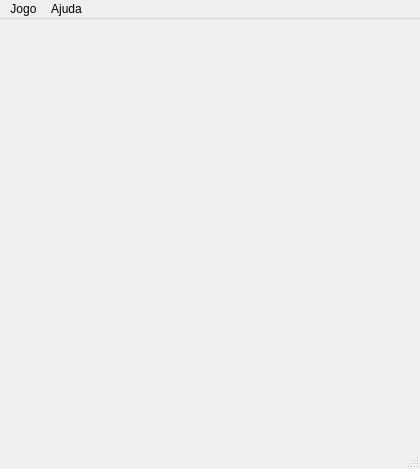
<?xml version="1.0" encoding="UTF-8"?>
<ui version="4.0">
 <class>Squadro</class>
 <widget class="QMainWindow" name="Squadro">
  <property name="geometry">
   <rect>
    <x>0</x>
    <y>0</y>
    <width>420</width>
    <height>469</height>
   </rect>
  </property>
  <property name="windowTitle">
   <string>Squadro</string>
  </property>
  <widget class="QWidget" name="centralwidget">
   <property name="minimumSize">
    <size>
     <width>420</width>
     <height>420</height>
    </size>
   </property>
   <property name="maximumSize">
    <size>
     <width>420</width>
     <height>420</height>
    </size>
   </property>
   <property name="autoFillBackground">
    <bool>false</bool>
   </property>
   <property name="styleSheet">
    <string notr="true">#centralwidget { background: url(':/grid'); }</string>
   </property>
   <layout class="QGridLayout" name="gridLayout">
    <property name="leftMargin">
     <number>5</number>
    </property>
    <property name="topMargin">
     <number>5</number>
    </property>
    <property name="rightMargin">
     <number>5</number>
    </property>
    <property name="bottomMargin">
     <number>5</number>
    </property>
    <property name="spacing">
     <number>10</number>
    </property>
    <item row="0" column="1">
     <widget class="Cell" name="cell01">
      <property name="minimumSize">
       <size>
        <width>50</width>
        <height>50</height>
       </size>
      </property>
      <property name="maximumSize">
       <size>
        <width>50</width>
        <height>50</height>
       </size>
      </property>
      <property name="styleSheet">
       <string notr="true">QPushButton {
    border: none;
    outline: none;
}</string>
      </property>
      <property name="text">
       <string/>
      </property>
      <property name="iconSize">
       <size>
        <width>50</width>
        <height>50</height>
       </size>
      </property>
      <property name="flat">
       <bool>true</bool>
      </property>
     </widget>
    </item>
    <item row="0" column="2">
     <widget class="Cell" name="cell02">
      <property name="minimumSize">
       <size>
        <width>50</width>
        <height>50</height>
       </size>
      </property>
      <property name="maximumSize">
       <size>
        <width>50</width>
        <height>50</height>
       </size>
      </property>
      <property name="styleSheet">
       <string notr="true">QPushButton {
    border: none;
    outline: none;
}</string>
      </property>
      <property name="text">
       <string/>
      </property>
      <property name="iconSize">
       <size>
        <width>50</width>
        <height>50</height>
       </size>
      </property>
      <property name="flat">
       <bool>true</bool>
      </property>
     </widget>
    </item>
    <item row="0" column="3">
     <widget class="Cell" name="cell03">
      <property name="minimumSize">
       <size>
        <width>50</width>
        <height>50</height>
       </size>
      </property>
      <property name="maximumSize">
       <size>
        <width>50</width>
        <height>50</height>
       </size>
      </property>
      <property name="styleSheet">
       <string notr="true">QPushButton {
    border: none;
    outline: none;
}</string>
      </property>
      <property name="text">
       <string/>
      </property>
      <property name="iconSize">
       <size>
        <width>50</width>
        <height>50</height>
       </size>
      </property>
      <property name="flat">
       <bool>true</bool>
      </property>
     </widget>
    </item>
    <item row="0" column="4">
     <widget class="Cell" name="cell04">
      <property name="minimumSize">
       <size>
        <width>50</width>
        <height>50</height>
       </size>
      </property>
      <property name="maximumSize">
       <size>
        <width>50</width>
        <height>50</height>
       </size>
      </property>
      <property name="styleSheet">
       <string notr="true">QPushButton {
    border: none;
    outline: none;
}</string>
      </property>
      <property name="text">
       <string/>
      </property>
      <property name="iconSize">
       <size>
        <width>50</width>
        <height>50</height>
       </size>
      </property>
      <property name="flat">
       <bool>true</bool>
      </property>
     </widget>
    </item>
    <item row="0" column="5">
     <widget class="Cell" name="cell05">
      <property name="minimumSize">
       <size>
        <width>50</width>
        <height>50</height>
       </size>
      </property>
      <property name="maximumSize">
       <size>
        <width>50</width>
        <height>50</height>
       </size>
      </property>
      <property name="styleSheet">
       <string notr="true">QPushButton {
    border: none;
    outline: none;
}</string>
      </property>
      <property name="text">
       <string/>
      </property>
      <property name="iconSize">
       <size>
        <width>50</width>
        <height>50</height>
       </size>
      </property>
      <property name="flat">
       <bool>true</bool>
      </property>
     </widget>
    </item>
    <item row="1" column="0">
     <widget class="Cell" name="cell10">
      <property name="minimumSize">
       <size>
        <width>50</width>
        <height>50</height>
       </size>
      </property>
      <property name="maximumSize">
       <size>
        <width>50</width>
        <height>50</height>
       </size>
      </property>
      <property name="styleSheet">
       <string notr="true">QPushButton {
    border: none;
    outline: none;
}</string>
      </property>
      <property name="text">
       <string/>
      </property>
      <property name="iconSize">
       <size>
        <width>50</width>
        <height>50</height>
       </size>
      </property>
      <property name="flat">
       <bool>true</bool>
      </property>
      <property name="home" stdset="0">
       <bool>true</bool>
      </property>
     </widget>
    </item>
    <item row="1" column="1">
     <widget class="Cell" name="cell11">
      <property name="minimumSize">
       <size>
        <width>50</width>
        <height>50</height>
       </size>
      </property>
      <property name="maximumSize">
       <size>
        <width>50</width>
        <height>50</height>
       </size>
      </property>
      <property name="styleSheet">
       <string notr="true">QPushButton {
    border: none;
    outline: none;
}</string>
      </property>
      <property name="text">
       <string/>
      </property>
      <property name="iconSize">
       <size>
        <width>50</width>
        <height>50</height>
       </size>
      </property>
      <property name="flat">
       <bool>true</bool>
      </property>
     </widget>
    </item>
    <item row="1" column="2">
     <widget class="Cell" name="cell12">
      <property name="minimumSize">
       <size>
        <width>50</width>
        <height>50</height>
       </size>
      </property>
      <property name="maximumSize">
       <size>
        <width>50</width>
        <height>50</height>
       </size>
      </property>
      <property name="styleSheet">
       <string notr="true">QPushButton {
    border: none;
    outline: none;
}</string>
      </property>
      <property name="text">
       <string/>
      </property>
      <property name="iconSize">
       <size>
        <width>50</width>
        <height>50</height>
       </size>
      </property>
      <property name="flat">
       <bool>true</bool>
      </property>
     </widget>
    </item>
    <item row="1" column="3">
     <widget class="Cell" name="cell13">
      <property name="minimumSize">
       <size>
        <width>50</width>
        <height>50</height>
       </size>
      </property>
      <property name="maximumSize">
       <size>
        <width>50</width>
        <height>50</height>
       </size>
      </property>
      <property name="styleSheet">
       <string notr="true">QPushButton {
    border: none;
    outline: none;
}</string>
      </property>
      <property name="text">
       <string/>
      </property>
      <property name="iconSize">
       <size>
        <width>50</width>
        <height>50</height>
       </size>
      </property>
      <property name="flat">
       <bool>true</bool>
      </property>
     </widget>
    </item>
    <item row="1" column="4">
     <widget class="Cell" name="cell14">
      <property name="minimumSize">
       <size>
        <width>50</width>
        <height>50</height>
       </size>
      </property>
      <property name="maximumSize">
       <size>
        <width>50</width>
        <height>50</height>
       </size>
      </property>
      <property name="styleSheet">
       <string notr="true">QPushButton {
    border: none;
    outline: none;
}</string>
      </property>
      <property name="text">
       <string/>
      </property>
      <property name="iconSize">
       <size>
        <width>50</width>
        <height>50</height>
       </size>
      </property>
      <property name="flat">
       <bool>true</bool>
      </property>
     </widget>
    </item>
    <item row="1" column="5">
     <widget class="Cell" name="cell15">
      <property name="minimumSize">
       <size>
        <width>50</width>
        <height>50</height>
       </size>
      </property>
      <property name="maximumSize">
       <size>
        <width>50</width>
        <height>50</height>
       </size>
      </property>
      <property name="styleSheet">
       <string notr="true">QPushButton {
    border: none;
    outline: none;
}</string>
      </property>
      <property name="text">
       <string/>
      </property>
      <property name="iconSize">
       <size>
        <width>50</width>
        <height>50</height>
       </size>
      </property>
      <property name="flat">
       <bool>true</bool>
      </property>
     </widget>
    </item>
    <item row="1" column="6">
     <widget class="Cell" name="cell16">
      <property name="minimumSize">
       <size>
        <width>50</width>
        <height>50</height>
       </size>
      </property>
      <property name="maximumSize">
       <size>
        <width>50</width>
        <height>50</height>
       </size>
      </property>
      <property name="styleSheet">
       <string notr="true">QPushButton {
    border: none;
    outline: none;
}</string>
      </property>
      <property name="text">
       <string/>
      </property>
      <property name="iconSize">
       <size>
        <width>50</width>
        <height>50</height>
       </size>
      </property>
      <property name="flat">
       <bool>true</bool>
      </property>
     </widget>
    </item>
    <item row="2" column="0">
     <widget class="Cell" name="cell20">
      <property name="minimumSize">
       <size>
        <width>50</width>
        <height>50</height>
       </size>
      </property>
      <property name="maximumSize">
       <size>
        <width>50</width>
        <height>50</height>
       </size>
      </property>
      <property name="styleSheet">
       <string notr="true">QPushButton {
    border: none;
    outline: none;
}</string>
      </property>
      <property name="text">
       <string/>
      </property>
      <property name="iconSize">
       <size>
        <width>50</width>
        <height>50</height>
       </size>
      </property>
      <property name="flat">
       <bool>true</bool>
      </property>
      <property name="home" stdset="0">
       <bool>true</bool>
      </property>
     </widget>
    </item>
    <item row="2" column="1">
     <widget class="Cell" name="cell21">
      <property name="minimumSize">
       <size>
        <width>50</width>
        <height>50</height>
       </size>
      </property>
      <property name="maximumSize">
       <size>
        <width>50</width>
        <height>50</height>
       </size>
      </property>
      <property name="styleSheet">
       <string notr="true">QPushButton {
    border: none;
    outline: none;
}</string>
      </property>
      <property name="text">
       <string/>
      </property>
      <property name="iconSize">
       <size>
        <width>50</width>
        <height>50</height>
       </size>
      </property>
      <property name="flat">
       <bool>true</bool>
      </property>
     </widget>
    </item>
    <item row="2" column="2">
     <widget class="Cell" name="cell22">
      <property name="minimumSize">
       <size>
        <width>50</width>
        <height>50</height>
       </size>
      </property>
      <property name="maximumSize">
       <size>
        <width>50</width>
        <height>50</height>
       </size>
      </property>
      <property name="styleSheet">
       <string notr="true">QPushButton {
    border: none;
    outline: none;
}</string>
      </property>
      <property name="text">
       <string/>
      </property>
      <property name="iconSize">
       <size>
        <width>50</width>
        <height>50</height>
       </size>
      </property>
      <property name="flat">
       <bool>true</bool>
      </property>
     </widget>
    </item>
    <item row="2" column="3">
     <widget class="Cell" name="cell23">
      <property name="minimumSize">
       <size>
        <width>50</width>
        <height>50</height>
       </size>
      </property>
      <property name="maximumSize">
       <size>
        <width>50</width>
        <height>50</height>
       </size>
      </property>
      <property name="styleSheet">
       <string notr="true">QPushButton {
    border: none;
    outline: none;
}</string>
      </property>
      <property name="text">
       <string/>
      </property>
      <property name="iconSize">
       <size>
        <width>50</width>
        <height>50</height>
       </size>
      </property>
      <property name="flat">
       <bool>true</bool>
      </property>
     </widget>
    </item>
    <item row="2" column="4">
     <widget class="Cell" name="cell24">
      <property name="minimumSize">
       <size>
        <width>50</width>
        <height>50</height>
       </size>
      </property>
      <property name="maximumSize">
       <size>
        <width>50</width>
        <height>50</height>
       </size>
      </property>
      <property name="styleSheet">
       <string notr="true">QPushButton {
    border: none;
    outline: none;
}</string>
      </property>
      <property name="text">
       <string/>
      </property>
      <property name="iconSize">
       <size>
        <width>50</width>
        <height>50</height>
       </size>
      </property>
      <property name="flat">
       <bool>true</bool>
      </property>
     </widget>
    </item>
    <item row="2" column="5">
     <widget class="Cell" name="cell25">
      <property name="minimumSize">
       <size>
        <width>50</width>
        <height>50</height>
       </size>
      </property>
      <property name="maximumSize">
       <size>
        <width>50</width>
        <height>50</height>
       </size>
      </property>
      <property name="styleSheet">
       <string notr="true">QPushButton {
    border: none;
    outline: none;
}</string>
      </property>
      <property name="text">
       <string/>
      </property>
      <property name="iconSize">
       <size>
        <width>50</width>
        <height>50</height>
       </size>
      </property>
      <property name="flat">
       <bool>true</bool>
      </property>
     </widget>
    </item>
    <item row="2" column="6">
     <widget class="Cell" name="cell26">
      <property name="minimumSize">
       <size>
        <width>50</width>
        <height>50</height>
       </size>
      </property>
      <property name="maximumSize">
       <size>
        <width>50</width>
        <height>50</height>
       </size>
      </property>
      <property name="styleSheet">
       <string notr="true">QPushButton {
    border: none;
    outline: none;
}</string>
      </property>
      <property name="text">
       <string/>
      </property>
      <property name="iconSize">
       <size>
        <width>50</width>
        <height>50</height>
       </size>
      </property>
      <property name="flat">
       <bool>true</bool>
      </property>
     </widget>
    </item>
    <item row="3" column="0">
     <widget class="Cell" name="cell30">
      <property name="minimumSize">
       <size>
        <width>50</width>
        <height>50</height>
       </size>
      </property>
      <property name="maximumSize">
       <size>
        <width>50</width>
        <height>50</height>
       </size>
      </property>
      <property name="styleSheet">
       <string notr="true">QPushButton {
    border: none;
    outline: none;
}</string>
      </property>
      <property name="text">
       <string/>
      </property>
      <property name="iconSize">
       <size>
        <width>50</width>
        <height>50</height>
       </size>
      </property>
      <property name="flat">
       <bool>true</bool>
      </property>
      <property name="home" stdset="0">
       <bool>true</bool>
      </property>
     </widget>
    </item>
    <item row="3" column="1">
     <widget class="Cell" name="cell31">
      <property name="minimumSize">
       <size>
        <width>50</width>
        <height>50</height>
       </size>
      </property>
      <property name="maximumSize">
       <size>
        <width>50</width>
        <height>50</height>
       </size>
      </property>
      <property name="styleSheet">
       <string notr="true">QPushButton {
    border: none;
    outline: none;
}</string>
      </property>
      <property name="text">
       <string/>
      </property>
      <property name="iconSize">
       <size>
        <width>50</width>
        <height>50</height>
       </size>
      </property>
      <property name="flat">
       <bool>true</bool>
      </property>
     </widget>
    </item>
    <item row="3" column="2">
     <widget class="Cell" name="cell32">
      <property name="minimumSize">
       <size>
        <width>50</width>
        <height>50</height>
       </size>
      </property>
      <property name="maximumSize">
       <size>
        <width>50</width>
        <height>50</height>
       </size>
      </property>
      <property name="styleSheet">
       <string notr="true">QPushButton {
    border: none;
    outline: none;
}</string>
      </property>
      <property name="text">
       <string/>
      </property>
      <property name="iconSize">
       <size>
        <width>50</width>
        <height>50</height>
       </size>
      </property>
      <property name="flat">
       <bool>true</bool>
      </property>
     </widget>
    </item>
    <item row="3" column="3">
     <widget class="Cell" name="cell33">
      <property name="minimumSize">
       <size>
        <width>50</width>
        <height>50</height>
       </size>
      </property>
      <property name="maximumSize">
       <size>
        <width>50</width>
        <height>50</height>
       </size>
      </property>
      <property name="styleSheet">
       <string notr="true">QPushButton {
    border: none;
    outline: none;
}</string>
      </property>
      <property name="text">
       <string/>
      </property>
      <property name="iconSize">
       <size>
        <width>50</width>
        <height>50</height>
       </size>
      </property>
      <property name="flat">
       <bool>true</bool>
      </property>
     </widget>
    </item>
    <item row="3" column="4">
     <widget class="Cell" name="cell34">
      <property name="minimumSize">
       <size>
        <width>50</width>
        <height>50</height>
       </size>
      </property>
      <property name="maximumSize">
       <size>
        <width>50</width>
        <height>50</height>
       </size>
      </property>
      <property name="styleSheet">
       <string notr="true">QPushButton {
    border: none;
    outline: none;
}</string>
      </property>
      <property name="text">
       <string/>
      </property>
      <property name="iconSize">
       <size>
        <width>50</width>
        <height>50</height>
       </size>
      </property>
      <property name="flat">
       <bool>true</bool>
      </property>
     </widget>
    </item>
    <item row="3" column="5">
     <widget class="Cell" name="cell35">
      <property name="minimumSize">
       <size>
        <width>50</width>
        <height>50</height>
       </size>
      </property>
      <property name="maximumSize">
       <size>
        <width>50</width>
        <height>50</height>
       </size>
      </property>
      <property name="styleSheet">
       <string notr="true">QPushButton {
    border: none;
    outline: none;
}</string>
      </property>
      <property name="text">
       <string/>
      </property>
      <property name="iconSize">
       <size>
        <width>50</width>
        <height>50</height>
       </size>
      </property>
      <property name="flat">
       <bool>true</bool>
      </property>
     </widget>
    </item>
    <item row="3" column="6">
     <widget class="Cell" name="cell36">
      <property name="minimumSize">
       <size>
        <width>50</width>
        <height>50</height>
       </size>
      </property>
      <property name="maximumSize">
       <size>
        <width>50</width>
        <height>50</height>
       </size>
      </property>
      <property name="styleSheet">
       <string notr="true">QPushButton {
    border: none;
    outline: none;
}</string>
      </property>
      <property name="text">
       <string/>
      </property>
      <property name="iconSize">
       <size>
        <width>50</width>
        <height>50</height>
       </size>
      </property>
      <property name="flat">
       <bool>true</bool>
      </property>
     </widget>
    </item>
    <item row="4" column="0">
     <widget class="Cell" name="cell40">
      <property name="minimumSize">
       <size>
        <width>50</width>
        <height>50</height>
       </size>
      </property>
      <property name="maximumSize">
       <size>
        <width>50</width>
        <height>50</height>
       </size>
      </property>
      <property name="styleSheet">
       <string notr="true">QPushButton {
    border: none;
    outline: none;
}</string>
      </property>
      <property name="text">
       <string/>
      </property>
      <property name="iconSize">
       <size>
        <width>50</width>
        <height>50</height>
       </size>
      </property>
      <property name="flat">
       <bool>true</bool>
      </property>
      <property name="home" stdset="0">
       <bool>true</bool>
      </property>
     </widget>
    </item>
    <item row="4" column="1">
     <widget class="Cell" name="cell41">
      <property name="minimumSize">
       <size>
        <width>50</width>
        <height>50</height>
       </size>
      </property>
      <property name="maximumSize">
       <size>
        <width>50</width>
        <height>50</height>
       </size>
      </property>
      <property name="styleSheet">
       <string notr="true">QPushButton {
    border: none;
    outline: none;
}</string>
      </property>
      <property name="text">
       <string/>
      </property>
      <property name="iconSize">
       <size>
        <width>50</width>
        <height>50</height>
       </size>
      </property>
      <property name="flat">
       <bool>true</bool>
      </property>
     </widget>
    </item>
    <item row="4" column="2">
     <widget class="Cell" name="cell42">
      <property name="minimumSize">
       <size>
        <width>50</width>
        <height>50</height>
       </size>
      </property>
      <property name="maximumSize">
       <size>
        <width>50</width>
        <height>50</height>
       </size>
      </property>
      <property name="styleSheet">
       <string notr="true">QPushButton {
    border: none;
    outline: none;
}</string>
      </property>
      <property name="text">
       <string/>
      </property>
      <property name="iconSize">
       <size>
        <width>50</width>
        <height>50</height>
       </size>
      </property>
      <property name="flat">
       <bool>true</bool>
      </property>
     </widget>
    </item>
    <item row="4" column="3">
     <widget class="Cell" name="cell43">
      <property name="minimumSize">
       <size>
        <width>50</width>
        <height>50</height>
       </size>
      </property>
      <property name="maximumSize">
       <size>
        <width>50</width>
        <height>50</height>
       </size>
      </property>
      <property name="styleSheet">
       <string notr="true">QPushButton {
    border: none;
    outline: none;
}</string>
      </property>
      <property name="text">
       <string/>
      </property>
      <property name="iconSize">
       <size>
        <width>50</width>
        <height>50</height>
       </size>
      </property>
      <property name="flat">
       <bool>true</bool>
      </property>
     </widget>
    </item>
    <item row="4" column="4">
     <widget class="Cell" name="cell44">
      <property name="minimumSize">
       <size>
        <width>50</width>
        <height>50</height>
       </size>
      </property>
      <property name="maximumSize">
       <size>
        <width>50</width>
        <height>50</height>
       </size>
      </property>
      <property name="styleSheet">
       <string notr="true">QPushButton {
    border: none;
    outline: none;
}</string>
      </property>
      <property name="text">
       <string/>
      </property>
      <property name="iconSize">
       <size>
        <width>50</width>
        <height>50</height>
       </size>
      </property>
      <property name="flat">
       <bool>true</bool>
      </property>
     </widget>
    </item>
    <item row="4" column="5">
     <widget class="Cell" name="cell45">
      <property name="minimumSize">
       <size>
        <width>50</width>
        <height>50</height>
       </size>
      </property>
      <property name="maximumSize">
       <size>
        <width>50</width>
        <height>50</height>
       </size>
      </property>
      <property name="styleSheet">
       <string notr="true">QPushButton {
    border: none;
    outline: none;
}</string>
      </property>
      <property name="text">
       <string/>
      </property>
      <property name="iconSize">
       <size>
        <width>50</width>
        <height>50</height>
       </size>
      </property>
      <property name="flat">
       <bool>true</bool>
      </property>
     </widget>
    </item>
    <item row="4" column="6">
     <widget class="Cell" name="cell46">
      <property name="minimumSize">
       <size>
        <width>50</width>
        <height>50</height>
       </size>
      </property>
      <property name="maximumSize">
       <size>
        <width>50</width>
        <height>50</height>
       </size>
      </property>
      <property name="styleSheet">
       <string notr="true">QPushButton {
    border: none;
    outline: none;
}</string>
      </property>
      <property name="text">
       <string/>
      </property>
      <property name="iconSize">
       <size>
        <width>50</width>
        <height>50</height>
       </size>
      </property>
      <property name="flat">
       <bool>true</bool>
      </property>
     </widget>
    </item>
    <item row="5" column="0">
     <widget class="Cell" name="cell50">
      <property name="minimumSize">
       <size>
        <width>50</width>
        <height>50</height>
       </size>
      </property>
      <property name="maximumSize">
       <size>
        <width>50</width>
        <height>50</height>
       </size>
      </property>
      <property name="styleSheet">
       <string notr="true">QPushButton {
    border: none;
    outline: none;
}</string>
      </property>
      <property name="text">
       <string/>
      </property>
      <property name="iconSize">
       <size>
        <width>50</width>
        <height>50</height>
       </size>
      </property>
      <property name="flat">
       <bool>true</bool>
      </property>
      <property name="home" stdset="0">
       <bool>true</bool>
      </property>
     </widget>
    </item>
    <item row="5" column="1">
     <widget class="Cell" name="cell51">
      <property name="minimumSize">
       <size>
        <width>50</width>
        <height>50</height>
       </size>
      </property>
      <property name="maximumSize">
       <size>
        <width>50</width>
        <height>50</height>
       </size>
      </property>
      <property name="styleSheet">
       <string notr="true">QPushButton {
    border: none;
    outline: none;
}</string>
      </property>
      <property name="text">
       <string/>
      </property>
      <property name="iconSize">
       <size>
        <width>50</width>
        <height>50</height>
       </size>
      </property>
      <property name="flat">
       <bool>true</bool>
      </property>
     </widget>
    </item>
    <item row="5" column="2">
     <widget class="Cell" name="cell52">
      <property name="minimumSize">
       <size>
        <width>50</width>
        <height>50</height>
       </size>
      </property>
      <property name="maximumSize">
       <size>
        <width>50</width>
        <height>50</height>
       </size>
      </property>
      <property name="styleSheet">
       <string notr="true">QPushButton {
    border: none;
    outline: none;
}</string>
      </property>
      <property name="text">
       <string/>
      </property>
      <property name="iconSize">
       <size>
        <width>50</width>
        <height>50</height>
       </size>
      </property>
      <property name="flat">
       <bool>true</bool>
      </property>
     </widget>
    </item>
    <item row="5" column="3">
     <widget class="Cell" name="cell53">
      <property name="minimumSize">
       <size>
        <width>50</width>
        <height>50</height>
       </size>
      </property>
      <property name="maximumSize">
       <size>
        <width>50</width>
        <height>50</height>
       </size>
      </property>
      <property name="styleSheet">
       <string notr="true">QPushButton {
    border: none;
    outline: none;
}</string>
      </property>
      <property name="text">
       <string/>
      </property>
      <property name="iconSize">
       <size>
        <width>50</width>
        <height>50</height>
       </size>
      </property>
      <property name="flat">
       <bool>true</bool>
      </property>
     </widget>
    </item>
    <item row="5" column="4">
     <widget class="Cell" name="cell54">
      <property name="minimumSize">
       <size>
        <width>50</width>
        <height>50</height>
       </size>
      </property>
      <property name="maximumSize">
       <size>
        <width>50</width>
        <height>50</height>
       </size>
      </property>
      <property name="styleSheet">
       <string notr="true">QPushButton {
    border: none;
    outline: none;
}</string>
      </property>
      <property name="text">
       <string/>
      </property>
      <property name="iconSize">
       <size>
        <width>50</width>
        <height>50</height>
       </size>
      </property>
      <property name="flat">
       <bool>true</bool>
      </property>
     </widget>
    </item>
    <item row="5" column="5">
     <widget class="Cell" name="cell55">
      <property name="minimumSize">
       <size>
        <width>50</width>
        <height>50</height>
       </size>
      </property>
      <property name="maximumSize">
       <size>
        <width>50</width>
        <height>50</height>
       </size>
      </property>
      <property name="styleSheet">
       <string notr="true">QPushButton {
    border: none;
    outline: none;
}</string>
      </property>
      <property name="text">
       <string/>
      </property>
      <property name="iconSize">
       <size>
        <width>50</width>
        <height>50</height>
       </size>
      </property>
      <property name="flat">
       <bool>true</bool>
      </property>
     </widget>
    </item>
    <item row="5" column="6">
     <widget class="Cell" name="cell56">
      <property name="minimumSize">
       <size>
        <width>50</width>
        <height>50</height>
       </size>
      </property>
      <property name="maximumSize">
       <size>
        <width>50</width>
        <height>50</height>
       </size>
      </property>
      <property name="styleSheet">
       <string notr="true">QPushButton {
    border: none;
    outline: none;
}</string>
      </property>
      <property name="text">
       <string/>
      </property>
      <property name="iconSize">
       <size>
        <width>50</width>
        <height>50</height>
       </size>
      </property>
      <property name="flat">
       <bool>true</bool>
      </property>
     </widget>
    </item>
    <item row="6" column="1">
     <widget class="Cell" name="cell61">
      <property name="minimumSize">
       <size>
        <width>50</width>
        <height>50</height>
       </size>
      </property>
      <property name="maximumSize">
       <size>
        <width>50</width>
        <height>50</height>
       </size>
      </property>
      <property name="styleSheet">
       <string notr="true">QPushButton {
    border: none;
    outline: none;
}</string>
      </property>
      <property name="text">
       <string/>
      </property>
      <property name="iconSize">
       <size>
        <width>50</width>
        <height>50</height>
       </size>
      </property>
      <property name="flat">
       <bool>true</bool>
      </property>
      <property name="home" stdset="0">
       <bool>true</bool>
      </property>
     </widget>
    </item>
    <item row="6" column="2">
     <widget class="Cell" name="cell62">
      <property name="minimumSize">
       <size>
        <width>50</width>
        <height>50</height>
       </size>
      </property>
      <property name="maximumSize">
       <size>
        <width>50</width>
        <height>50</height>
       </size>
      </property>
      <property name="styleSheet">
       <string notr="true">QPushButton {
    border: none;
    outline: none;
}</string>
      </property>
      <property name="text">
       <string/>
      </property>
      <property name="iconSize">
       <size>
        <width>50</width>
        <height>50</height>
       </size>
      </property>
      <property name="flat">
       <bool>true</bool>
      </property>
      <property name="home" stdset="0">
       <bool>true</bool>
      </property>
     </widget>
    </item>
    <item row="6" column="3">
     <widget class="Cell" name="cell63">
      <property name="minimumSize">
       <size>
        <width>50</width>
        <height>50</height>
       </size>
      </property>
      <property name="maximumSize">
       <size>
        <width>50</width>
        <height>50</height>
       </size>
      </property>
      <property name="styleSheet">
       <string notr="true">QPushButton {
    border: none;
    outline: none;
}</string>
      </property>
      <property name="text">
       <string/>
      </property>
      <property name="iconSize">
       <size>
        <width>50</width>
        <height>50</height>
       </size>
      </property>
      <property name="flat">
       <bool>true</bool>
      </property>
      <property name="home" stdset="0">
       <bool>true</bool>
      </property>
     </widget>
    </item>
    <item row="6" column="4">
     <widget class="Cell" name="cell64">
      <property name="minimumSize">
       <size>
        <width>50</width>
        <height>50</height>
       </size>
      </property>
      <property name="maximumSize">
       <size>
        <width>50</width>
        <height>50</height>
       </size>
      </property>
      <property name="styleSheet">
       <string notr="true">QPushButton {
    border: none;
    outline: none;
}</string>
      </property>
      <property name="text">
       <string/>
      </property>
      <property name="iconSize">
       <size>
        <width>50</width>
        <height>50</height>
       </size>
      </property>
      <property name="flat">
       <bool>true</bool>
      </property>
      <property name="home" stdset="0">
       <bool>true</bool>
      </property>
     </widget>
    </item>
    <item row="6" column="5">
     <widget class="Cell" name="cell65">
      <property name="minimumSize">
       <size>
        <width>50</width>
        <height>50</height>
       </size>
      </property>
      <property name="maximumSize">
       <size>
        <width>50</width>
        <height>50</height>
       </size>
      </property>
      <property name="styleSheet">
       <string notr="true">QPushButton {
    border: none;
    outline: none;
}</string>
      </property>
      <property name="text">
       <string/>
      </property>
      <property name="iconSize">
       <size>
        <width>50</width>
        <height>50</height>
       </size>
      </property>
      <property name="flat">
       <bool>true</bool>
      </property>
      <property name="home" stdset="0">
       <bool>true</bool>
      </property>
     </widget>
    </item>
   </layout>
  </widget>
  <widget class="QMenuBar" name="menubar">
   <property name="geometry">
    <rect>
     <x>0</x>
     <y>0</y>
     <width>420</width>
     <height>21</height>
    </rect>
   </property>
   <widget class="QMenu" name="menuGame">
    <property name="title">
     <string>Jogo</string>
    </property>
    <addaction name="actionNew"/>
    <addaction name="actionQuit"/>
   </widget>
   <widget class="QMenu" name="menuHelp">
    <property name="title">
     <string>Ajuda</string>
    </property>
    <addaction name="actionAbout"/>
   </widget>
   <addaction name="menuGame"/>
   <addaction name="menuHelp"/>
  </widget>
  <widget class="QStatusBar" name="statusbar"/>
  <action name="actionNew">
   <property name="text">
    <string>Novo</string>
   </property>
  </action>
  <action name="actionQuit">
   <property name="text">
    <string>Sair</string>
   </property>
  </action>
  <action name="actionAjuda">
   <property name="text">
    <string>Ajuda</string>
   </property>
  </action>
  <action name="actionAbout">
   <property name="text">
    <string>Sobre</string>
   </property>
  </action>
  <action name="actionVencedor">
   <property name="text">
    <string>Vencedor</string>
   </property>
   <property name="toolTip">
    <string>Vencedor</string>
   </property>
  </action>
 </widget>
 <customwidgets>
  <customwidget>
   <class>Cell</class>
   <extends>QPushButton</extends>
   <header>Cell.h</header>
  </customwidget>
 </customwidgets>
 <resources/>
 <connections/>
</ui>
